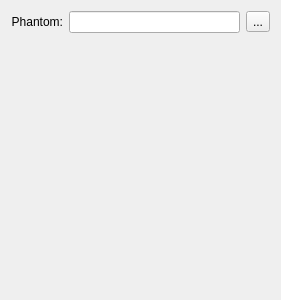
<ui version="4.0" >
 <class>VSPhantomView</class>
 <widget class="QWidget" name="VSPhantomView" >
  <property name="geometry" >
   <rect>
    <x>0</x>
    <y>0</y>
    <width>281</width>
    <height>300</height>
   </rect>
  </property>
  <property name="windowTitle" >
   <string>Form</string>
  </property>
  <layout class="QVBoxLayout" name="verticalLayout" >
   <item>
    <layout class="QGridLayout" name="gridLayout" >
     <item row="0" column="0" >
      <widget class="QLabel" name="label" >
       <property name="text" >
        <string>Phantom:</string>
       </property>
       <property name="alignment" >
        <set>Qt::AlignRight|Qt::AlignTrailing|Qt::AlignVCenter</set>
       </property>
      </widget>
     </item>
     <item row="0" column="1" >
      <widget class="QLineEdit" name="phantom_name" >
       <property name="minimumSize" >
        <size>
         <width>150</width>
         <height>0</height>
        </size>
       </property>
       <property name="readOnly" >
        <bool>true</bool>
       </property>
      </widget>
     </item>
     <item row="0" column="2" >
      <widget class="QToolButton" name="select_phantom_button" >
       <property name="text" >
        <string>...</string>
       </property>
      </widget>
     </item>
    </layout>
   </item>
   <item>
    <widget class="VSPropertyEditor" native="1" name="property_editor" >
     <property name="sizePolicy" >
      <sizepolicy vsizetype="Expanding" hsizetype="Expanding" >
       <horstretch>0</horstretch>
       <verstretch>0</verstretch>
      </sizepolicy>
     </property>
    </widget>
   </item>
  </layout>
 </widget>
 <customwidgets>
  <customwidget>
   <class>VSPropertyEditor</class>
   <extends>QWidget</extends>
   <header>vspropertyeditor.h</header>
   <container>1</container>
  </customwidget>
 </customwidgets>
 <resources/>
 <connections/>
</ui>
